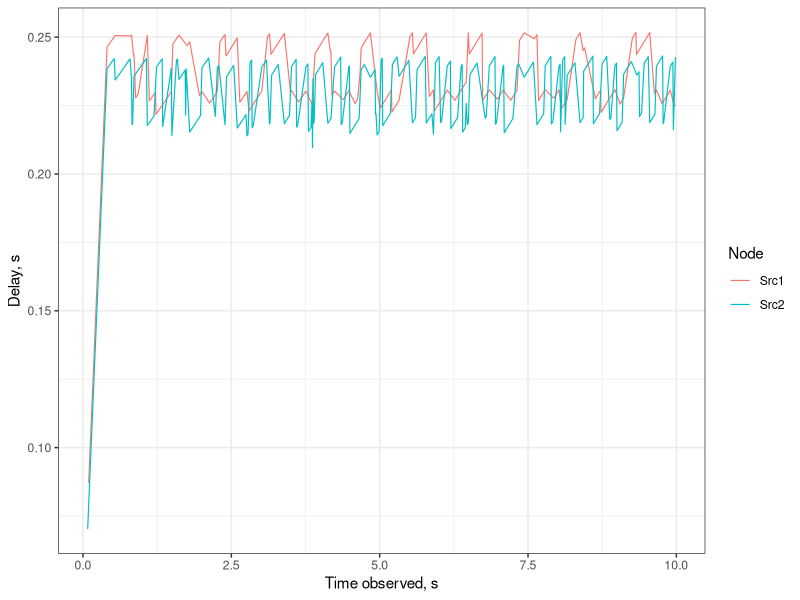
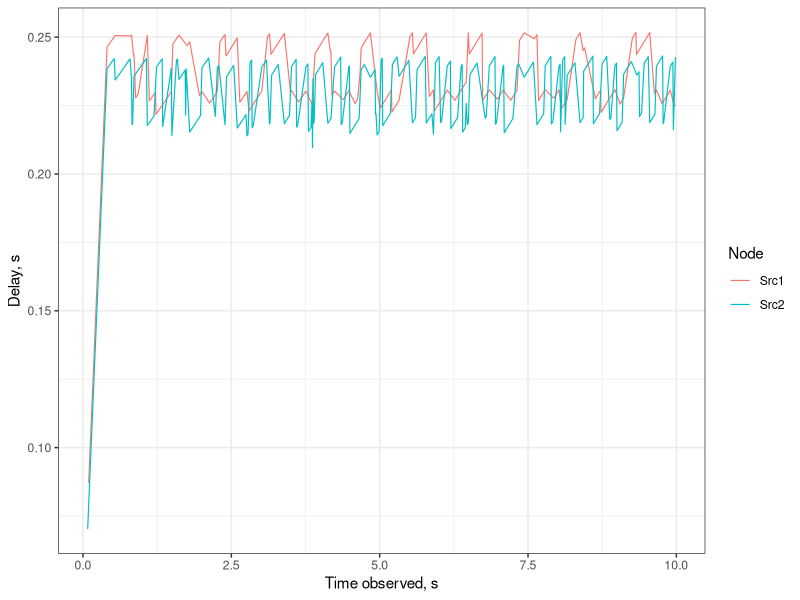

Recreate these plots in R, in order.
library(ggplot2)
data = read.table("app-delays-trace2.txt", header=T)
#определяем категориальные переменные
data$Type=factor(data$Type) 
data$Node=factor(data$Node)
#выделяем необходимый сабсет из таблицы
data = subset(data, Type == 'LastDelay')
#строим график
graph = ggplot(data, aes(x=Time, y=DelayS, color=Node))+geom_line(size=0.4)+
  ylab('Delay, s')+
  xlab('Time observed, s')+
  theme_bw()
print(graph)
png("delay-rates.png", width=800, height=600)
print(graph)
retval=dev.off()
